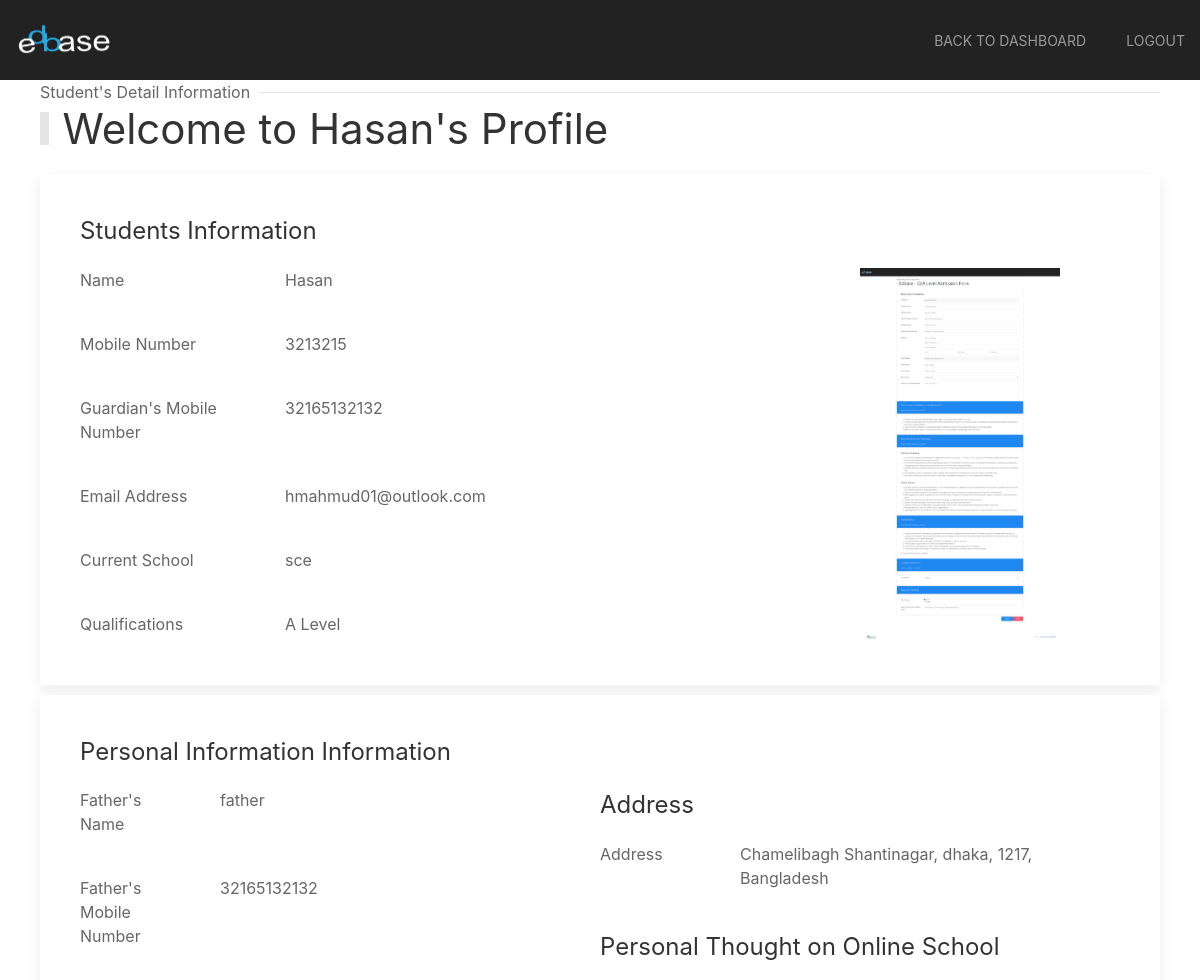
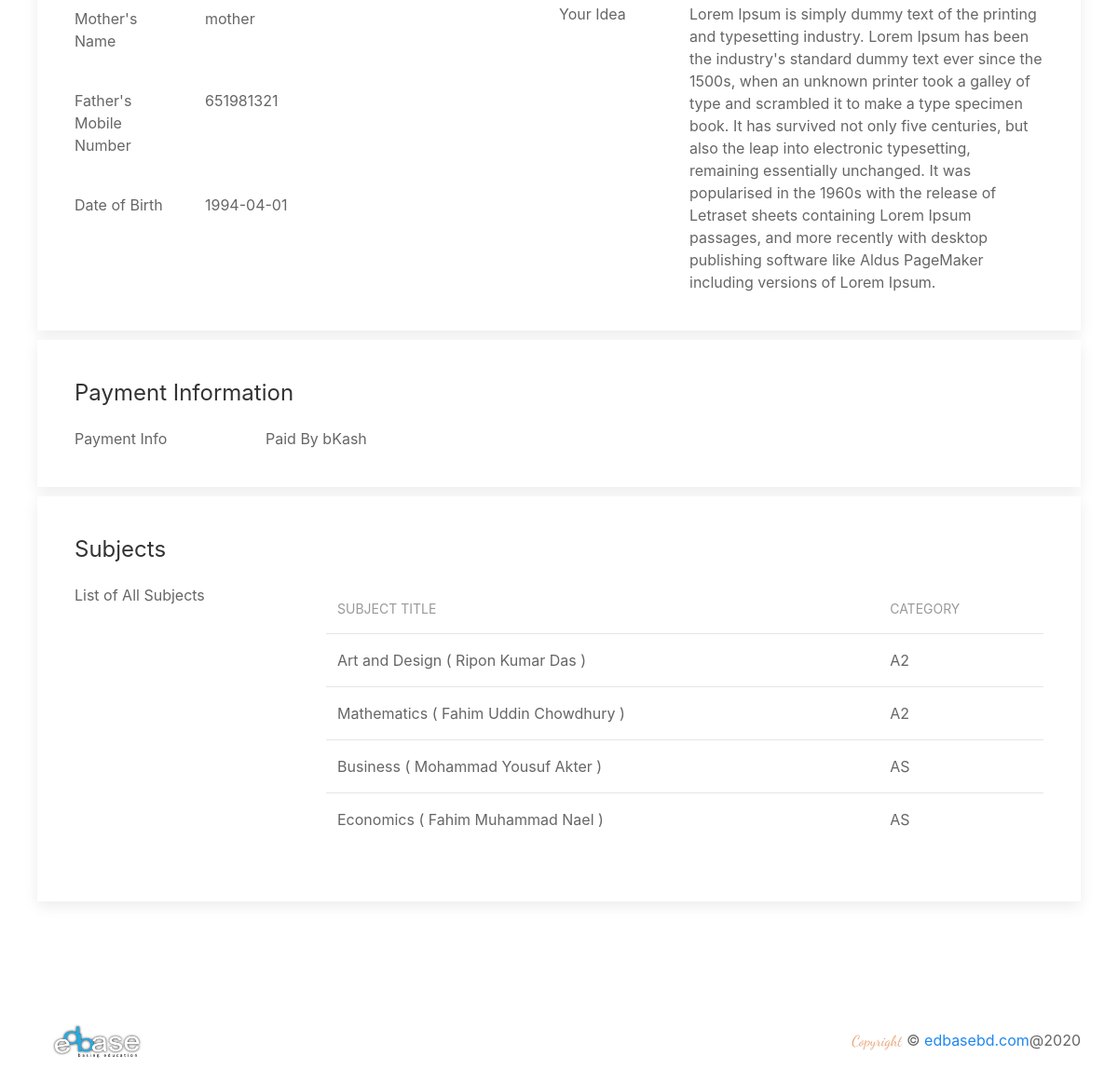
/studentdetail/500/ (signed in), run on the app's committed database (2 pictures, top to bottom).
### applicant/models.py (models this page shows, shortened)
class Student(models.Model):
    user = models.OneToOneField(User, on_delete=models.CASCADE)
    name = models.CharField(max_length=128, null=True, blank=True)
    mobile = models.CharField(max_length=11, null=True, blank=True)
    guardian_mobile = models.CharField(max_length=11, null=True, blank=True)
    email = models.EmailField(max_length=128, null=True, blank=True)
    school = models.CharField(max_length=128, null=True, blank=True)
    status = models.BooleanField(default=False, null=True, blank=True)
    user_type = models.CharField(max_length=128, null=True, blank=True)
    qualification = models.CharField(max_length=128, null=True, blank=True)
    created_at = models.DateTimeField(auto_now_add=True, null=True, blank=True)

class PersonalInfo(models.Model):
    student = models.ForeignKey(Student, related_name='student_personal_info', on_delete=models.CASCADE)
    acceptance = models.BooleanField(default=False, null=True, blank=True)
    father = models.CharField(max_length=128, null=True, blank=True)
    mother = models.CharField(max_length=128, null=True, blank=True)
    father_mobile = models.CharField(max_length=128, null=True, blank=True)
    mother_mobile = models.CharField(max_length=128, null=True, blank=True)
    parent_email = models.EmailField(max_length=128, null=True, blank=True)
    street_1 = models.CharField(max_length=128, null=True, blank=True)
    street_2 = models.CharField(max_length=128, null=True, blank=True)
    city = models.CharField(max_length=128, null=True, blank=True)
    zip_code = models.CharField(max_length=128, null=True, blank=True)
    country = models.CharField(max_length=128, null=True, blank=True)
    dob = models.CharField(max_length=128, null=True, blank=True)
    blood_group = models.CharField(max_length=128, null=True, blank=True)
    experience = models.TextField(null=True, blank=True)
    photo = models.FileField('app_files', upload_to='photos', blank=True, null=True)

class PaymentInfo(models.Model):
    student = models.ForeignKey(Student, related_name='student_payment_info', on_delete=models.CASCADE)
    payment_option = models.CharField(max_length=128, null=True, blank=True)
    trx_id = models.CharField(max_length=128, null=True, blank=True)

class Qualification(models.Model):
    student = models.ForeignKey(Student, related_name='student_qualification', on_delete=models.CASCADE)
    title = models.CharField(max_length=128)
    level = models.CharField(max_length=128)

### applicant/views.py (the view)
# urls.py: path('studentdetail/<int:sid>/', views.studentDetail, name='studentdetail'),
@login_required(login_url='/login/')
def studentDetail(request, sid):
    student = Student.objects.get(id=sid)
    try:
        personal_info = PersonalInfo.objects.get(student_id=sid)
        payment_info = PaymentInfo.objects.get(student_id=sid)
        subjects = Qualification.objects.filter(student__id__contains=sid)
        return render(request, 'studentDetail.html', {'data': student, 'subjects': subjects, 'payment': payment_info, 'personal': personal_info, 'media_url':settings.MEDIA_URL})
    except :
        subjects = Qualification.objects.filter(student__id__contains=sid)
        return render(request, 'studentDetail.html', {'data': student, 'subjects': subjects})

### applicant/templates/studentDetail.html (shortened to what this page needs)
{% extends 'base.html' %}
{% load static %}
{% block content %}
    <section class="main-section">
        <div class="admin-section-top">
            <div>
                <div class="uk-section-secondary uk-preserve-color">
                    <div uk-sticky="animation: uk-animation-slide-top; sel-target: .uk-navbar-container; cls-active: uk-navbar-sticky; cls-inactive: uk-navbar-transparent uk-dark; top: 200">
                        <nav class="uk-navbar-container" uk-navbar="mode: click;">
                            <div class="uk-navbar-left">
                                <a class="uk-navbar-item uk-logo logo-size" href="/"><img src="/static/img/edbase_footer.png" alt="edbase"></a>
                            </div>
                            <div class="uk-navbar-right uk-dark">
                                <ul class="uk-navbar-nav uk-iconnav">
                                    <li>
                                        <a href="{% url 'dashboard' %}" uk-toggle> Back To Dashboard </a>
                                    </li>
                                    <li>
                                        <a href="{% url 'logout' %}" uk-toggle> Logout </a>
                                    </li>
                                </ul>
                            </div>
                        </nav>
                    </div>
                </div>
            </div>
        </div>
    </section>
    <section id="student-list">
        <div class="uk-container">
            <div class="head">
                <h1 class="uk-heading-bullet">Welcome to {{ data.name }}'s Profile</h1>
                <p class="uk-heading-line"><span>Student's Detail Information</span></p>
            </div>
            <div class="uk-child-width-1@m" uk-grid>
                <div class="uk-margin-large">
                    <div class="uk-card uk-card-default uk-card-body uk-margin-small">
                        <h3>Students Information</h3>
                        <div class="uk-grid-collapse" uk-grid>
                            <div class="uk-width-3-4@m">
                                <div class="uk-text-left" uk-grid>
                                    <div class="uk-width-1-4">
                                        <div class="">Name</div>
                                    </div>
                                    <div class="uk-width-3-4">
                                        <div class="">{{ data.name }}</div>
                                    </div>
                                </div>
                                <div class="uk-text-left" uk-grid>
                                    <div class="uk-width-1-4">
                                        <div class="">Mobile Number</div>
                                    </div>
                                    <div class="uk-width-3-4">
                                        <div class=" ">{{ data.mobile }}</div>
                                    </div>
                                </div>
                                <div class="uk-text-left" uk-grid>
                                    <div class="uk-width-1-4">
                                        <div class="">Guardian's Mobile Number</div>
                                    </div>
                                    <div class="uk-width-3-4">
                                        <div class=" ">{{ data.guardian_mobile }}</div>
                                    </div>
                                </div>
                                <div class="uk-text-left" uk-grid>
                                    <div class="uk-width-1-4">
                                        <div class="">Email Address</div>
                                    </div>
                                    <div class="uk-width-3-4">
                                        <div class=" ">{{ data.email }}</div>
                                    </div>
                                </div>
                                <div class="uk-text-left" uk-grid>
                                    <div class="uk-width-1-4">
                                        <div class="">Current School</div>
                                    </div>
                                    <div class="uk-width-3-4">
                                        <div class=" ">{{ data.school }}</div>
                                    </div>
                                </div>
                                <div class="uk-text-left" uk-grid>
                                    <div class="uk-width-1-4">
                                        <div class="">Qualifications</div>
                                    </div>
                                    <div class="uk-width-3-4">
                                        <div class=" ">{{ data.qualification }} Level</div>
                                    </div>
                                </div>
                            </div>
                            <div class="uk-width-expand@m">
                                <img style="width:200px" src="{{ media_url }}{{ personal.photo }}" alt="{{data.name}}">
                            </div>
                        </div>
                    </div>
                    <div class="uk-card uk-card-default uk-card-body uk-margin-small">
                        <h3>Personal Information Information</h3>
                        <div class="uk-grid-collapse" uk-grid>
                            <div class="uk-width-1-2@m">
                                <div class="uk-text-left" uk-grid>
                                    <div class="uk-width-1-4">
                                        <div class="">Father's Name</div>
                                    </div>
                                    <div class="uk-width-3-4">
                                        <div class="">{{ personal.father }}</div>
                                    </div>
                                </div>
                                <div class="uk-text-left" uk-grid>
                                    <div class="uk-width-1-4">
                                        <div class="">Father's Mobile Number</div>
                                    </div>
                                    <div class="uk-width-3-4">
                                        <div class=" ">{{ personal.father_mobile }}</div>
                                    </div>
                                </div>
                                <div class="uk-text-left" uk-grid>
                                    <div class="uk-width-1-4">
                                        <div class="">Mother's Name</div>
                                    </div>
                                    <div class="uk-width-3-4">
                                        <div class=" ">{{ personal.mother }}</div>
                                    </div>
                                </div>
                                <div class="uk-text-left" uk-grid>
                                    <div class="uk-width-1-4">
                                        <div class="">Father's Mobile Number</div>
                                    </div>
                                    <div class="uk-width-3-4">
                                        <div class=" ">{{ personal.mother_mobile }}</div>
                                    </div>
                                </div>
                                <div class="uk-text-left" uk-grid>
                                    <div class="uk-width-1-4">
                                        <div class="">Date of Birth</div>
                                    </div>
                                    <div class="uk-width-3-4">
                                        <div class=" ">{{ personal.dob }}</div>
                                    </div>
                                </div>
                            </div>
                            <div class="uk-width-expand@m">
                                <h3>Address</h3>
                                <div class="uk-text-left" uk-grid>
                                    <div class="uk-width-1-4">
                                        <div class="">Address</div>
                                    </div>
                                    <div class="uk-width-3-4">
                                        <div class=" ">{{ personal.street_1 }} {{ personal.street_2 }}, {{ personal.city }}, {{ personal.zip_code }}, {{ personal.country }}</div>
                                    </div>
                                </div>
                                <h3>Personal Thought on Online School</h3>
                                <div class="uk-text-left" uk-grid>
                                    <div class="uk-width-1-4">
                                        <div class="">Your Idea</div>
                                    </div>
                                    <div class="uk-width-3-4">
                                        <div class=" ">{{ personal.experience }}</div>
                                    </div>
                                </div>
                            </div>
                        </div>
                    </div>
                    <div class="uk-card uk-card-default uk-card-body uk-margin-small">
                        <h3>Payment Information</h3>
                        <div class="uk-grid-collapse" uk-grid>
                            <div class="uk-width-3-4@m">
                                <div class="uk-text-left" uk-grid>
                                    <div class="uk-width-1-4">
                                        <div class="">Payment Info</div>
                                    </div>
                                    <div class="uk-width-3-4">
                                        <div class="">Paid By {{ payment.payment_option }}</div>
                                    </div>
                                </div>
                            </div>
                        </div>
                    </div>
                    {% if subjects %}
                        <div class="uk-card uk-card-default uk-card-body uk-margin-small">
                            <h3>Subjects</h3>
                            <div class="uk-text-left" uk-grid>
                                <div class="uk-width-1-4">
                                    <div class="">List of All Subjects</div>
                                </div>
                                <div class="uk-width-3-4">
                                    <ul class="uk-list uk-list-bullet">
                                        <table class="uk-table uk-table-hover uk-table-divider">
                                            <thead>
                                                <tr>
                                                    <th>Subject Title</th>
                                                    <th>Category</th>
                                                </tr>
                                            </thead>
                                            <tbody>
                                                {% for subject in subjects %}
                                                <tr>
                                                    <td>{{ subject.title }}</td>
                                                    <td>{{ subject.level }}</td>
                                                </tr>
                                                {% endfor %}
                                            </tbody>
                                        </table>
                                    </ul>
                                </div>
                            </div>
                        </div>
                    {% endif %}
                </div>
            </div>
        </div>
    </section>
    <section id="footer">
        <div class="uk-padding">
            <div class="uk-flex uk-flex-wrap uk-flex-wrap-around uk-flex-between uk-flex-middle">
                <a class="uk-navbar-item uk-logo logo-size" href="/"><img src="/static/img/edbase.png" alt="zeros"></a>
                <p class="uk-text-center"> <span class="zeros-sub-head copy">Copyright</span>  © <a href="/">edbasebd.com</a>@2020</p>
            </div>
        </div>
    </section>
{% endblock %}

### static/css/main.css (style rules this page uses)
p { margin: 0; }
.main-section { position: relative; }
.zeros-sub-head { font-family: 'Dancing Script', cursive; font-size: 2.3rem; color:#5a3a68; }
.logo-size { width: 128px; }
.copy { font-size: 1rem; color: #e8a37a; }
.admin-section-top { height: 10vh; }
.head { display: flex; flex-direction: column-reverse; }

### data on the page
Student: name "Hasan", mobile "3213215", guardian_mobile "32165132132", email "hmahmud01@outlook.com", school "sce", qualification "A"
PersonalInfo: photo (picture), father "father", father_mobile "32165132132", mother "mother", mother_mobile "651981321", dob "1994-04-01", street_1 "Chamelibagh", street_2 "Shantinagar", city "dhaka", zip_code "1217", country "Bangladesh", experience "Lorem Ipsum is simply dummy text of the printing and typesetting industry. Lorem Ipsum has been the industry's standard dummy text ever since the 1500s, when an unknown printer took a galley of type and scrambled it to make a type specimen book. It has survived not only five centuries, but also the leap into electronic typesetting, remaining essentially unchanged. It was popularised in the 1960s with the release of Letraset sheets containing Lorem Ipsum passages, and more recently with desktop publishing software like Aldus PageMaker including versions of Lorem Ipsum."
PaymentInfo: payment_option "bKash"
Qualification: title "Art and Design ( Ripon Kumar Das )", level "A2"
Qualification: title "Mathematics ( Fahim Uddin Chowdhury )", level "A2"
Qualification: title "Business ( Mohammad Yousuf Akter )", level "AS"
Qualification: title "Economics ( Fahim Muhammad Nael )", level "AS"
